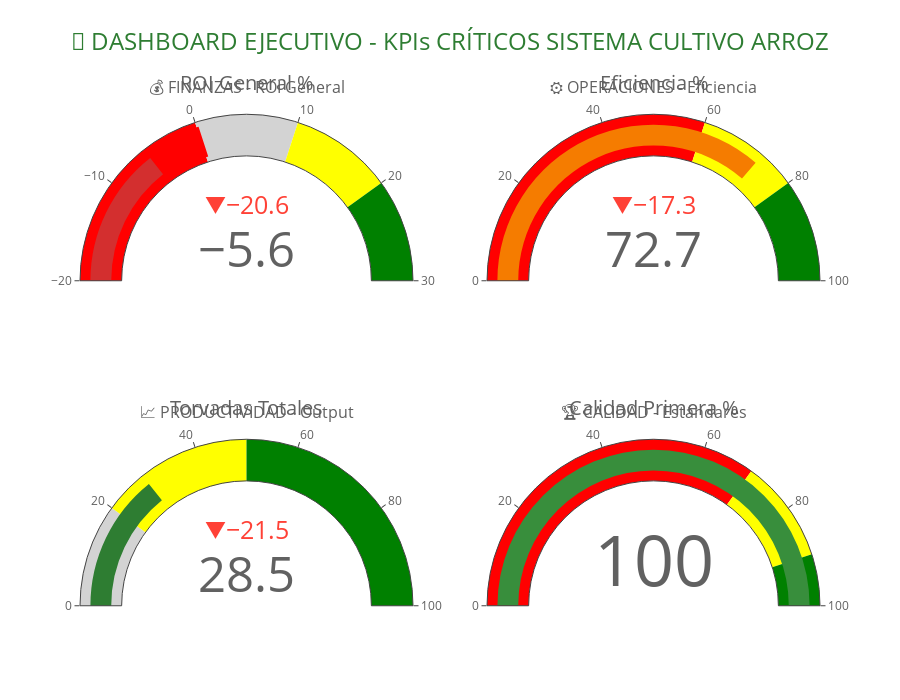

Write notebook code for a chart like this one.
### Markdown cell above
---

# 📊 1. RESUMEN EJECUTIVO KPIs <a id="resumen-kpis"></a>

## 🎯 **DASHBOARD GERENCIAL - INDICADORES CLAVE**

### Métricas críticas para toma de decisiones estratégicas

### Code cell
# 🎯 DASHBOARD EJECUTIVO KPIs
fig = make_subplots(
    rows=2, cols=2,
    subplot_titles=(
        '💰 FINANZAS - ROI General', 
        '⚙️ OPERACIONES - Eficiencia',
        '📈 PRODUCTIVIDAD - Output', 
        '🏆 CALIDAD - Estándares'
    ),
    specs=[[{"type": "indicator"}, {"type": "indicator"}],
           [{"type": "indicator"}, {"type": "indicator"}]]
)

# KPI 1: ROI General
roi_general = df_kpi_finanzas['roi_general_porcentaje'].iloc[0]
fig.add_trace(go.Indicator(
    mode="gauge+number+delta",
    value=roi_general,
    domain={'x': [0, 1], 'y': [0, 1]},
    title={'text': "ROI General %"},
    delta={'reference': 15, 'position': "top"},
    gauge={
        'axis': {'range': [-20, 30]},
        'bar': {'color': COLOR_PALETTE['danger'] if roi_general < 0 else COLOR_PALETTE['success']},
        'steps': [
            {'range': [-20, 0], 'color': "red"},
            {'range': [0, 10], 'color': "lightgray"},
            {'range': [10, 20], 'color': "yellow"},
            {'range': [20, 30], 'color': "green"}
        ],
        'threshold': {
            'line': {'color': "red", 'width': 4},
            'thickness': 0.75,
            'value': 0
        }
    }
), row=1, col=1)

# KPI 2: Eficiencia Operacional
eficiencia = df_kpi_operaciones['porcentaje_cumplimiento'].iloc[0]
fig.add_trace(go.Indicator(
    mode="gauge+number+delta",
    value=eficiencia,
    domain={'x': [0, 1], 'y': [0, 1]},
    title={'text': "Eficiencia %"},
    delta={'reference': 90, 'position': "top"},
    gauge={
        'axis': {'range': [None, 100]},
        'bar': {'color': COLOR_PALETTE['warning'] if eficiencia < 80 else COLOR_PALETTE['success']},
        'steps': [
            {'range': [0, 60], 'color': "red"},
            {'range': [60, 80], 'color': "yellow"},
            {'range': [80, 100], 'color': "green"}
        ]
    }
), row=1, col=2)

# KPI 3: Productividad (Torvadas)
productividad = df_kpi_productividad['torvadas_totales'].iloc[0]
fig.add_trace(go.Indicator(
    mode="gauge+number+delta",
    value=productividad,
    domain={'x': [0, 1], 'y': [0, 1]},
    title={'text': "Torvadas Totales"},
    delta={'reference': 50, 'position': "top"},
    gauge={
        'axis': {'range': [None, 100]},
        'bar': {'color': COLOR_PALETTE['primary']},
        'steps': [
            {'range': [0, 20], 'color': "lightgray"},
            {'range': [20, 50], 'color': "yellow"},
            {'range': [50, 100], 'color': "green"}
        ]
    }
), row=2, col=1)

# KPI 4: Calidad
calidad = df_kpi_productividad['porcentaje_calidad_primera'].iloc[0]
fig.add_trace(go.Indicator(
    mode="gauge+number",
    value=calidad,
    domain={'x': [0, 1], 'y': [0, 1]},
    title={'text': "Calidad Primera %"},
    gauge={
        'axis': {'range': [None, 100]},
        'bar': {'color': COLOR_PALETTE['success']},
        'steps': [
            {'range': [0, 70], 'color': "red"},
            {'range': [70, 90], 'color': "yellow"},
            {'range': [90, 100], 'color': "green"}
        ]
    }
), row=2, col=2)

fig.update_layout(
    title={
        'text': '🎯 DASHBOARD EJECUTIVO - KPIs CRÍTICOS SISTEMA CULTIVO ARROZ',
        'x': 0.5,
        'font': {'size': 24, 'color': COLOR_PALETTE['primary']}
    },
    height=700,
    font={'color': COLOR_PALETTE['neutral']}
)

fig.show()

# Resumen de alertas críticas
print("🚨 ALERTAS CRÍTICAS IDENTIFICADAS:")
print(f"❌ ROI Negativo: {roi_general:.2f}% (Meta: +15%)")
print(f"⚠️ Eficiencia Baja: {eficiencia:.1f}% (Meta: 90%)")
print(f"✅ Calidad Excelente: {calidad:.0f}%")
print(f"📊 Productividad: {productividad:.1f} torvadas (Meta: 50)")

### Figure 1 — Plotly figure (JSON) as saved in the notebook; plotly's stock layout.template omitted (floating-point values rounded to 4 significant figures)
{"data": [{"delta": {"position": "top", "reference": 15}, "domain": {"x": [0, 0.45], "y": [0.625, 1]}, "gauge": {"axis": {"range": [-20, 30]}, "bar": {"color": "#D32F2F"}, "steps": [{"color": "red", "range": [-20, 0]}, {"color": "lightgray", "range": [0, 10]}, {"color": "yellow", "range": [10, 20]}, {"color": "green", "range": [20, 30]}], "threshold": {"line": {"color": "red", "width": 4}, "thickness": 0.75, "value": 0}}, "mode": "gauge+number+delta", "title": {"text": "ROI General %"}, "type": "indicator", "value": -5.58}, {"delta": {"position": "top", "reference": 90}, "domain": {"x": [0.55, 1], "y": [0.625, 1]}, "gauge": {"axis": {"range": [null, 100]}, "bar": {"color": "#F57C00"}, "steps": [{"color": "red", "range": [0, 60]}, {"color": "yellow", "range": [60, 80]}, {"color": "green", "range": [80, 100]}]}, "mode": "gauge+number+delta", "title": {"text": "Eficiencia %"}, "type": "indicator", "value": 72.7}, {"delta": {"position": "top", "reference": 50}, "domain": {"x": [0, 0.45], "y": [0, 0.375]}, "gauge": {"axis": {"range": [null, 100]}, "bar": {"color": "#2E7D32"}, "steps": [{"color": "lightgray", "range": [0, 20]}, {"color": "yellow", "range": [20, 50]}, {"color": "green", "range": [50, 100]}]}, "mode": "gauge+number+delta", "title": {"text": "Torvadas Totales"}, "type": "indicator", "value": 28.5}, {"domain": {"x": [0.55, 1], "y": [0, 0.375]}, "gauge": {"axis": {"range": [null, 100]}, "bar": {"color": "#388E3C"}, "steps": [{"color": "red", "range": [0, 70]}, {"color": "yellow", "range": [70, 90]}, {"color": "green", "range": [90, 100]}]}, "mode": "gauge+number", "title": {"text": "Calidad Primera %"}, "type": "indicator", "value": 100}], "layout": {"annotations": [{"font": {"size": 16}, "showarrow": false, "text": "💰 FINANZAS - ROI General", "x": 0.225, "xanchor": "center", "xref": "paper", "y": 1, "yanchor": "bottom", "yref": "paper"}, {"font": {"size": 16}, "showarrow": false, "text": "⚙️ OPERACIONES - Eficiencia", "x": 0.775, "xanchor": "center", "xref": "paper", "y": 1, "yanchor": "bottom", "yref": "paper"}, {"font": {"size": 16}, "showarrow": false, "text": "📈 PRODUCTIVIDAD - Output", "x": 0.225, "xanchor": "center", "xref": "paper", "y": 0.375, "yanchor": "bottom", "yref": "paper"}, {"font": {"size": 16}, "showarrow": false, "text": "🏆 CALIDAD - Estándares", "x": 0.775, "xanchor": "center", "xref": "paper", "y": 0.375, "yanchor": "bottom", "yref": "paper"}], "font": {"color": "#616161"}, "height": 700, "title": {"font": {"color": "#2E7D32", "size": 24}, "text": "🎯 DASHBOARD EJECUTIVO - KPIs CRÍTICOS SISTEMA CULTIVO ARROZ", "x": 0.5}}}
